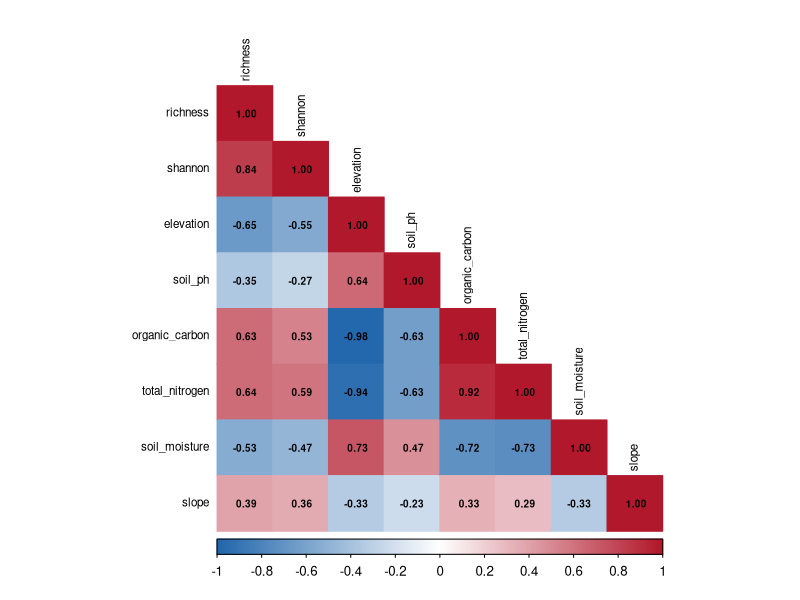
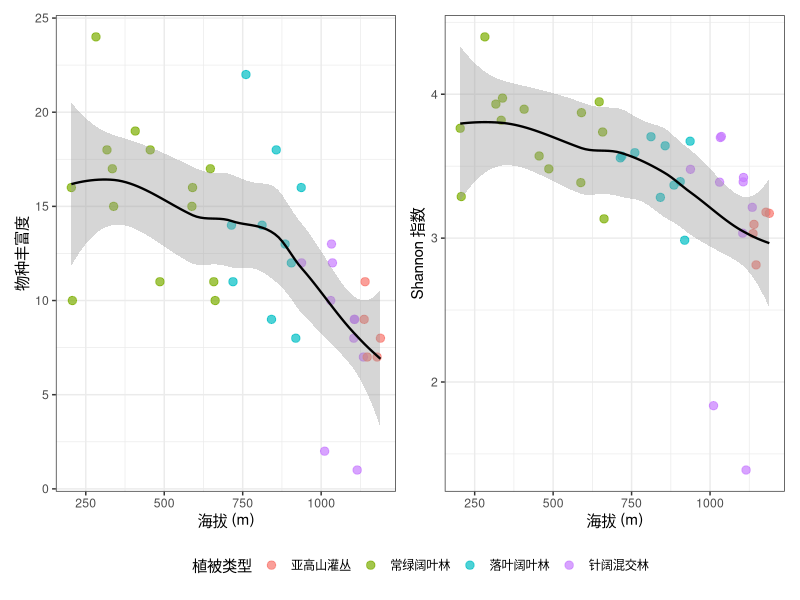
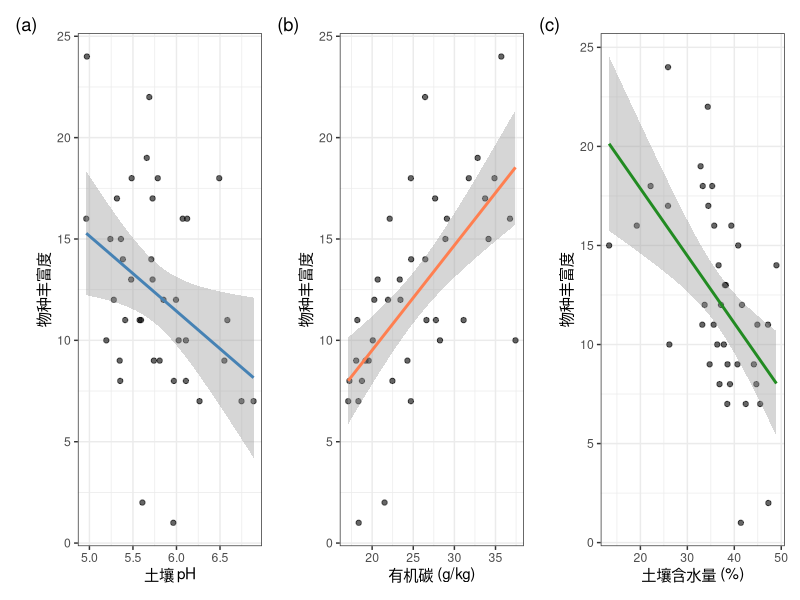
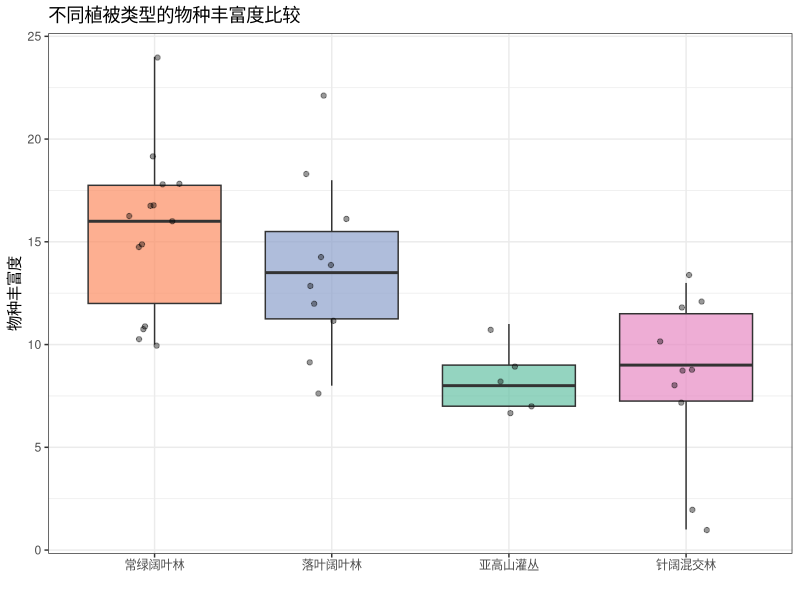

Reproduce these figures in R, in order.
## ---- chunk 1
library(tidyverse)
library(corrplot)
library(patchwork)
## ---- chunk 2
# 模拟原始数据（实际项目中从 CSV 读取）
set.seed(42)
n <- 40

# 先生成海拔，后续变量都基于同一个海拔值
elevation <- sort(runif(n, 200, 1200))

# 物种丰富度随海拔递减（中低海拔最高）
richness <- rpois(n, lambda = pmax(5, 20 - 0.01 * elevation))

raw_data <- tibble(
  plot_id = paste0("P", sprintf("%02d", 1:n)),
  elevation = elevation,
  richness = richness,
  shannon = 1.5 + 0.8 * log(pmax(richness, 1)) + rnorm(n, 0, 0.2),
  cover_pct = runif(n, 40, 95),
  soil_ph = 5.0 + 0.001 * elevation + rnorm(n, 0, 0.3),
  organic_carbon = 40 - 0.02 * elevation + rlnorm(n, 0, 0.3),
  total_nitrogen = (40 - 0.02 * elevation + rlnorm(n, 0, 0.3)) / 12 + rnorm(n, 0, 0.2),
  soil_moisture = 25 + 0.015 * elevation + rnorm(n, 0, 5),
  slope = runif(n, 5, 45),
  aspect = sample(c("N", "S", "E", "W"), n, replace = TRUE),
  habitat = c(rep("常绿阔叶林", 15), rep("落叶阔叶林", 10),
              rep("针阔混交林", 10), rep("亚高山灌丛", 5))
)

# 人为加入一些数据质量问题
raw_data$soil_ph[c(5, 22)] <- NA
raw_data$organic_carbon[38] <- -3.2
raw_data$richness[15] <- NA
raw_data$cover_pct[c(10, 30)] <- c(105, -2)

head(raw_data)
## ---- chunk 3
# 检查数据质量
cat("数据维度:", dim(raw_data), "\n")
cat("缺失值:\n")
colSums(is.na(raw_data))

# 清洗流水线
clean_data <- raw_data |>
  # 处理不合理的值
  mutate(
    organic_carbon = if_else(organic_carbon < 0, NA_real_, organic_carbon),
    cover_pct = if_else(cover_pct < 0 | cover_pct > 100, NA_real_, cover_pct)
  ) |>
  # 填充缺失值
  mutate(
    soil_ph = replace_na(soil_ph, median(soil_ph, na.rm = TRUE)),
    organic_carbon = replace_na(organic_carbon, median(organic_carbon, na.rm = TRUE)),
    cover_pct = replace_na(cover_pct, median(cover_pct, na.rm = TRUE))
  ) |>
  # 删除物种数缺失的行（核心变量不填充）
  filter(!is.na(richness)) |>
  # 计算衍生变量
  mutate(
    cn_ratio = organic_carbon / total_nitrogen,
    elev_band = cut(elevation, breaks = c(0, 400, 700, 1000, 1500),
                    labels = c("低海拔", "中低海拔", "中高海拔", "高海拔")),
    log_oc = log(organic_carbon)
  )

cat("\n清洗后:", nrow(clean_data), "行\n")
summary(clean_data |> select(where(is.numeric)))
## ---- chunk 4
clean_data |>
  group_by(habitat) |>
  summarise(
    n = n(),
    richness_mean = round(mean(richness), 1),
    richness_sd = round(sd(richness), 1),
    shannon_mean = round(mean(shannon), 2),
    ph_mean = round(mean(soil_ph), 2),
    oc_mean = round(mean(organic_carbon), 1)
  )
## ---- chunk 5
#| fig-width: 8
#| fig-asp: 0.8

cor_vars <- clean_data |>
  select(richness, shannon, elevation, soil_ph, organic_carbon,
         total_nitrogen, soil_moisture, slope)

corrplot(cor(cor_vars, use = "complete.obs"),
         method = "color", type = "lower",
         addCoef.col = "black", number.cex = 0.6,
         tl.col = "black", tl.cex = 0.7,
         col = colorRampPalette(c("#2166ac", "white", "#b2182b"))(200))
## ---- chunk 6
#| fig-width: 10
#| fig-asp: 0.4

p1 <- ggplot(clean_data, aes(x = elevation, y = richness)) +
  geom_point(aes(color = habitat), size = 2.5, alpha = 0.7) +
  geom_smooth(method = "loess", color = "black", linewidth = 0.8) +
  labs(x = "海拔 (m)", y = "物种丰富度", color = "植被类型") +
  theme_bw()

p2 <- ggplot(clean_data, aes(x = elevation, y = shannon)) +
  geom_point(aes(color = habitat), size = 2.5, alpha = 0.7) +
  geom_smooth(method = "loess", color = "black", linewidth = 0.8) +
  labs(x = "海拔 (m)", y = "Shannon 指数", color = "植被类型") +
  theme_bw()

p1 + p2 + plot_layout(guides = "collect") &
  theme(legend.position = "bottom")
## ---- chunk 7
#| fig-width: 10
#| fig-asp: 0.35

p_ph <- ggplot(clean_data, aes(x = soil_ph, y = richness)) +
  geom_point(alpha = 0.6) +
  geom_smooth(method = "lm", color = "steelblue") +
  labs(x = "土壤 pH", y = "物种丰富度") +
  theme_bw()

p_oc <- ggplot(clean_data, aes(x = organic_carbon, y = richness)) +
  geom_point(alpha = 0.6) +
  geom_smooth(method = "lm", color = "coral") +
  labs(x = "有机碳 (g/kg)", y = "物种丰富度") +
  theme_bw()

p_moist <- ggplot(clean_data, aes(x = soil_moisture, y = richness)) +
  geom_point(alpha = 0.6) +
  geom_smooth(method = "lm", color = "forestgreen") +
  labs(x = "土壤含水量 (%)", y = "物种丰富度") +
  theme_bw()

p_ph + p_oc + p_moist +
  plot_annotation(tag_levels = "a", tag_prefix = "(", tag_suffix = ")")
## ---- chunk 8
ggplot(clean_data, aes(x = reorder(habitat, -richness), y = richness, fill = habitat)) +
  geom_boxplot(alpha = 0.7, outlier.shape = NA) +
  geom_jitter(width = 0.15, alpha = 0.4, size = 1.5) +
  labs(x = "", y = "物种丰富度",
       title = "不同植被类型的物种丰富度比较") +
  scale_fill_brewer(palette = "Set2") +
  theme_bw() +
  theme(legend.position = "none")
## ---- chunk 9
# 线性回归：物种丰富度 ~ 海拔
model <- lm(richness ~ elevation + soil_ph + organic_carbon + soil_moisture, data = clean_data)
summary(model)
## ---- chunk 10
# 方差分析：不同植被类型的物种丰富度差异
anova_result <- aov(richness ~ habitat, data = clean_data)
summary(anova_result)
## ---- chunk 11
# 自动生成 codebook
codebook <- tibble(
  variable = names(clean_data),
  type = map_chr(clean_data, ~class(.x)[1]),
  n_missing = map_int(clean_data, ~sum(is.na(.x))),
  n_unique = map_int(clean_data, ~n_distinct(.x)),
  example = map_chr(clean_data, ~paste(head(unique(.x), 3), collapse = ", "))
)

codebook |> filter(type %in% c("numeric", "integer"))
## ---- chunk 12
# 记录运行环境，确保可重复
sessionInfo()
